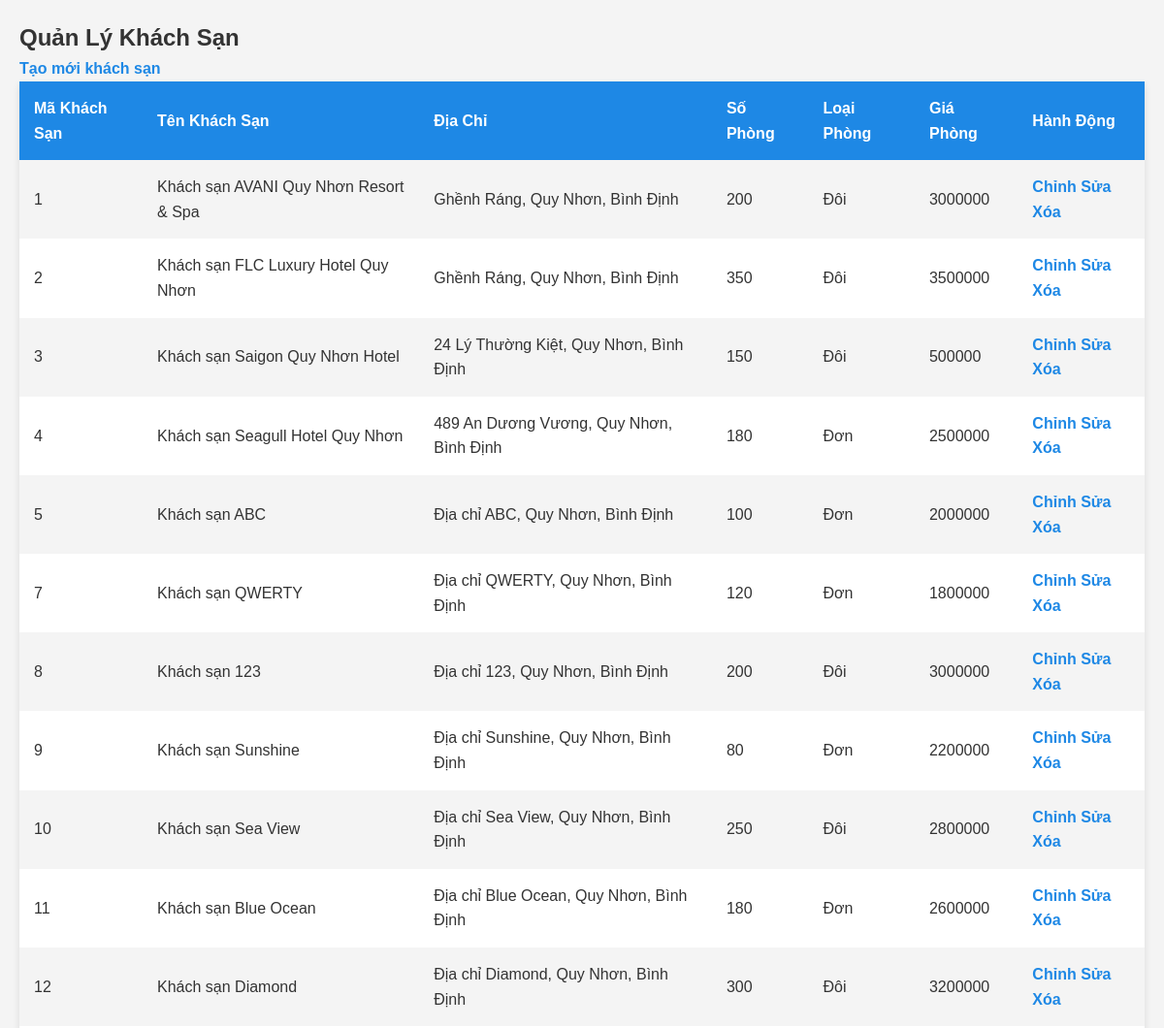
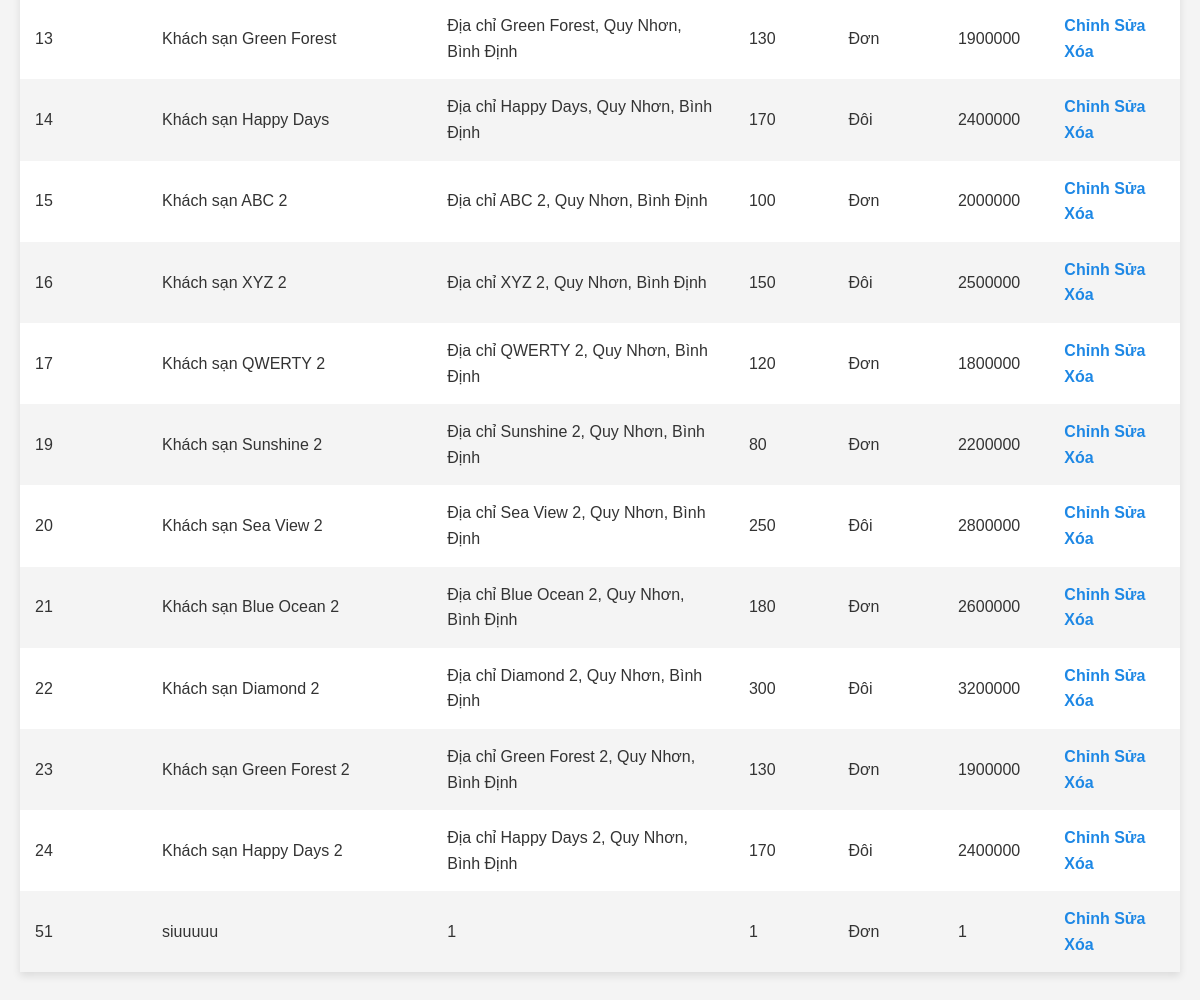
The app's page /quanly_khachsan.php (signed in), older data (2 pictures, top to bottom).
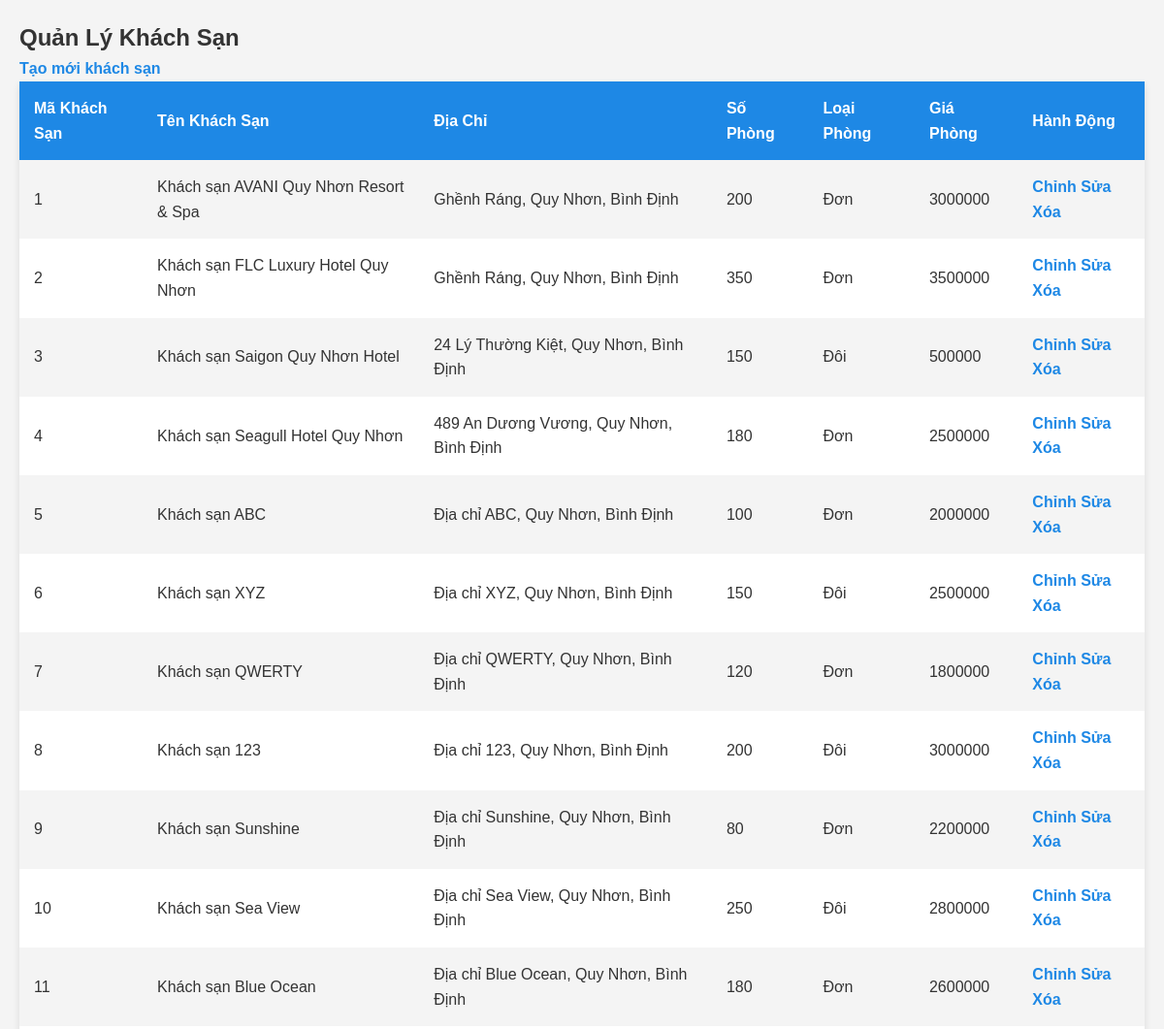
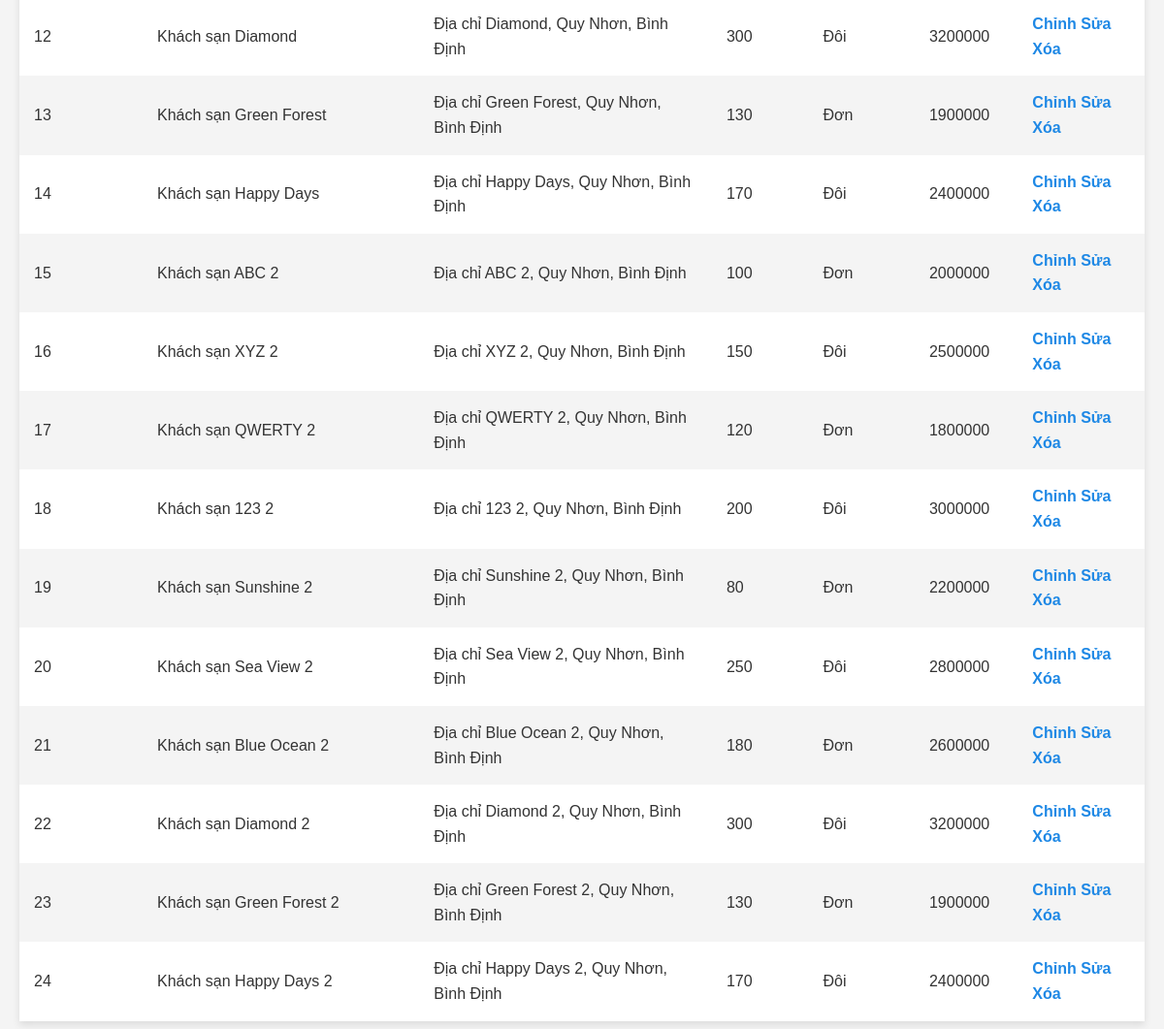
The same page, newer data (2 pictures, top to bottom).
### tables this page shows
CREATE TABLE `khachsan` (
  `makhachsan` int(11) NOT NULL,
  `tenkhachsan` varchar(100) NOT NULL,
  `diachi` varchar(100) NOT NULL,
  `sophong` int(11) NOT NULL,
  `giaphong` int(11) NOT NULL,
  `hinhanh` varchar(255) NOT NULL,
  `loaiphong` varchar(50) NOT NULL
);

### quanly_khachsan.php (the view, shortened to what this page needs)
<?php
include 'db.php';
$sql_hotels = "SELECT * FROM khachsan";
$result_hotels = mysqli_query($conn, $sql_hotels);
?>
<!DOCTYPE html>
<html lang="en">
<head>
  <link rel="stylesheet" href="css/styles.css">
</head>
<body>
  <h2>Quản Lý Khách Sạn</h2>
  <a href="themkhachsan.php" class="btn-create">Tạo mới khách sạn</a>
  <table>
    <tr>
      <th>Mã Khách Sạn</th>
      <th>Tên Khách Sạn</th>
      <th>Địa Chỉ</th>
      <th>Số Phòng</th>
      <th>Loại Phòng</th>
      <th>Giá Phòng</th>
      <th>Hành Động</th>
    </tr>
    <?php
    if (mysqli_num_rows($result_hotels) > 0) {
      while($row = mysqli_fetch_assoc($result_hotels)) {
        echo "<tr>";
        echo "<td>" . $row["makhachsan"] . "</td>";
        echo "<td>" . $row["tenkhachsan"] . "</td>";
        echo "<td>" . $row["diachi"] . "</td>";
        echo "<td>" . $row["sophong"] . "</td>";
        echo "<td>" . $row["loaiphong"] . "</td>";
        echo "<td>" . $row["giaphong"] . "</td>";
        echo '<td>
                <a href="suakhachsan.php?makhachsan=' . $row["makhachsan"] . '">Chỉnh Sửa</a>
                <a href="xoakhachsan.php?makhachsan=' . $row["makhachsan"] . '" onclick="return confirm(\'Bạn có chắc chắn muốn xóa khách sạn này?\');">Xóa</a>
              </td>';
        echo "</tr>";
      }
    } else {
      echo "<tr><td colspan='6'>Không có khách sạn nào.</td></tr>";
    }
    ?>
  </table>
</body>
</html>

Row changes from the older to the newer data that the page shows:
removed khachsan: makhachsan "51", tenkhachsan "siuuuuu", diachi "1", sophong "1", loaiphong "Đơn", giaphong "1"
changed khachsan "1": loaiphong "Đôi" → "Đơn"
changed khachsan "2": loaiphong "Đôi" → "Đơn"
added khachsan: makhachsan "6", tenkhachsan "Khách sạn XYZ", diachi "Địa chỉ XYZ, Quy Nhơn, Bình Định", sophong "150", loaiphong "Đôi", giaphong "2500000"
added khachsan: makhachsan "18", tenkhachsan "Khách sạn 123 2", diachi "Địa chỉ 123 2, Quy Nhơn, Bình Định", sophong "200", loaiphong "Đôi", giaphong "3000000"
